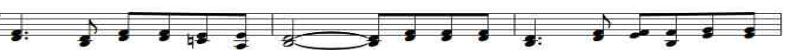
//> input picture src/previous_work/1.jpg, 805 x 50 px
$ ./linedetect previous_work/1.jpg   (built with g++ and OpenCV 4)
//> lines starting //> are read from the running program, lines starting //| are printed output that depends on the picture; after the words box and inside, x2 and y2 are one past the last pixel; in counts of white or black regions, pixels touching at a corner belong together
#include "opencv2/imgproc/imgproc.hpp"
#include "opencv2/highgui/highgui.hpp"
#include "iostream"
#include <algorithm>

using namespace cv;
using namespace std;

int main(int argc,char** argv)
{
	if (argc != 2)
  {
    cout << "Please give the location of source sheet Music" <<endl;
    return -1;
  }

  vector<Vec2f> lines;
  Mat src,img_bw,img;

  img=imread(argv[1]);
//> img is the input picture: 50 rows x 805 cols, CV_8UC3; mean B, G, R 217.7, 217.8, 217.8
  src=imread(argv[1],0);
//> src: 50 rows x 805 cols, CV_8UC1; min 0, max 255, mean 217.8
  Size size(1000,int((1000.0/img.cols)*img.rows));
//> size = Size(1000, 62)
  // [5 lines of commented-out code are left out]
  Mat grad_x,abs_grad_x;
  threshold(src, img_bw, 0, 255, CV_THRESH_BINARY | CV_THRESH_OTSU);
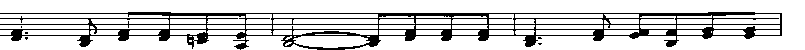
//> img_bw: 50 rows x 805 cols, CV_8UC1; 82.3% white; 6 black regions (5 under 20 px), largest, box (x1, y1, x2, y2) and area: (0, 12, 782, 50) 7111
  Sobel(img_bw, grad_x, CV_16S, 0, 1, 3, 1, 0, BORDER_DEFAULT );
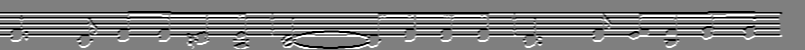
//> grad_x: 50 rows x 805 cols, CV_16SC1; min -1020, max 1020, mean -2.1; drawn with min black and max white
  convertScaleAbs( grad_x, abs_grad_x );
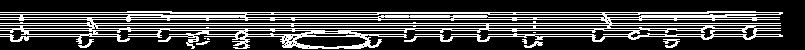
//> abs_grad_x: 50 rows x 805 cols, CV_8UC1; 25.8% white in thin lines or dots, all inside (x1, y1, x2, y2) = (0, 11, 783, 49)

  namedWindow("gradient", WINDOW_NORMAL );
  imshow("gradient",abs_grad_x);
  waitKey(0);
  cout<<img.rows<<endl;
//| 50

  cout<<src.cols<<endl;
//| 805

  HoughLines(abs_grad_x, lines, 1, CV_PI/180,200,30,10);
//> lines = 37 lines (rho, theta), first 12: [12, 1.57], [23, 1.57], [25, 1.57], [19, 1.57], [17, 1.57], [28, 1.57], [30, 1.57], [36, 1.57], [34, 1.57], [14, 1.57], [24, 1.55], [27, 1.55]
  cout<<lines.size()<<endl;
//| 37

  for(size_t i=0;i<lines.size();i++)
  {
  	float rho = lines[i][0], theta = lines[i][1];
        Point pt1, pt2;
        double a = cos(theta), b = sin(theta);
        double x0 = a*rho, y0 = b*rho;
        if(theta>1.56 && theta <1.60)
        {
	        pt1.x = 0;
	        pt1.y = cvRound(y0 + 1000*(a));
	        pt2.x = src.cols-1;
	        pt2.y = cvRound(y0 - 1000*(a));
	        line( img, pt1, pt2, Scalar(0,0,255), 1, CV_AA);
    	}
  }
//> this loop made 37 passes
//> (rho, theta, a, b, x0, y0) on passes 1 to 12: (12, 1.57, -4.37e-08, 1, -5.25e-07, 12), (23, 1.57, -4.37e-08, 1, -1.01e-06, 23), (25, 1.57, -4.37e-08, 1, -1.09e-06, 25), (19, 1.57, -4.37e-08, 1, -8.31e-07, 19), (17, 1.57, -4.37e-08, 1, -7.43e-07, 17), (28, 1.57, -4.37e-08, 1, -1.22e-06, 28), (30, 1.57, -4.37e-08, 1, -1.31e-06, 30), (36, 1.57, -4.37e-08, 1, -1.57e-06, 36), (34, 1.57, -4.37e-08, 1, -1.49e-06, 34), (14, 1.57, -4.37e-08, 1, -6.12e-07, 14), (24, 1.55, 0.0175, 1, 0.419, 24), (27, 1.55, 0.0175, 1, 0.471, 27)
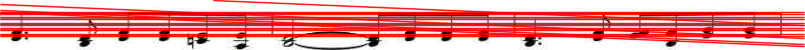
//> img: 50 rows x 805 cols, CV_8UC3; mean B, G, R 151.4, 151.5, 235.3

  namedWindow("image", WINDOW_NORMAL );
  imshow("image",img);
  //imwrite("lines.jpg",img);
  waitKey(0);
}
